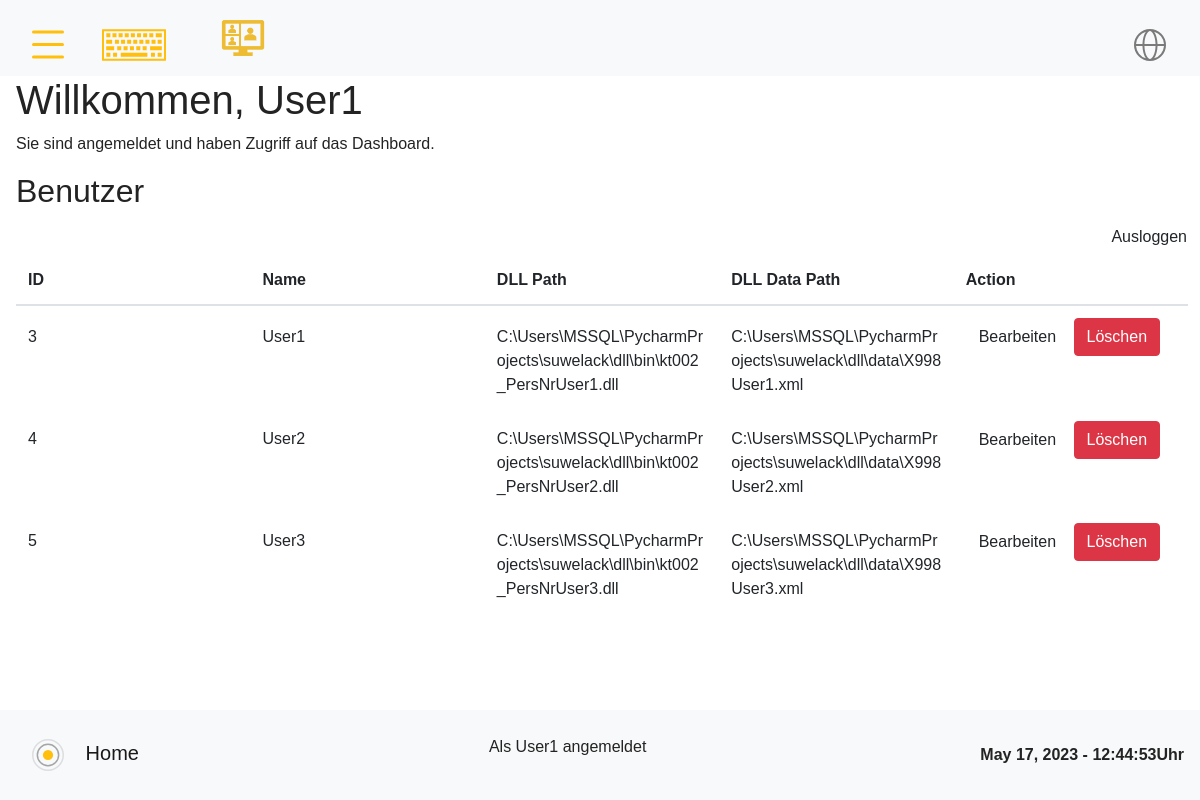
The page /dashboard (signed in) on the database its author committed.
### app.py (models this page shows)
class User(db.Model, UserMixin):
    id = db.Column(db.Integer, primary_key=True)
    username = db.Column(db.String(20), unique=True, nullable=False)
    password = db.Column(db.String(60), nullable=False)
    dll_path = db.Column(db.String(100))  # define the dll_path attribute
    dll_path_data = db.Column(db.String(100))

### app.py (the view)
@app.route('/dashboard')
@login_required
def dashboard():
    users = User.query.all()
    return render_template('dashboard.html', users=users, buttonValues=get_list("homeButtons"), sidebarItems=get_list("sidebarItems"))

### app.py (called while the page is built)
@login_manager.user_loader
def load_user(user_id):
    return User.query.get(int(user_id))

### templates/dashboard.html (shortened to what this page needs)
{% extends 'base.html' %}
{% block content %}
  <div class="ml-3">
    <h1>Willkommen, {{ current_user.username }}</h1>
    <p>Sie sind angemeldet und haben Zugriff auf das Dashboard.</p>
    <h2>Benutzer</h2>
    <a href="{{ url_for('logout') }}" class="btn" style="float: right;">Ausloggen</a>
    <table class="table">
      <thead>
        <tr>
          <th>ID</th>
          <th>Name</th>
          <th>DLL Path</th>
          <th>DLL Data Path</th>
          <th>Action</th>
        </tr>
      </thead>
      <tbody>
        {% for user in users %}
          <tr>
            <td>{{ user.id }}</td>
            <td>{{ user.username }}</td>
            <td>{{ user.dll_path }}</td>
            <td>{{ user.dll_path_data }}</td>
            <td>
              <a href="{{ url_for('edit_user', user_id=user.id) }}" class="btn">Bearbeiten</a>
              <button type="button" class="btn btn-danger" data-toggle="modal" data-target="#deleteModal{{ user.id }}">Löschen</button>
            </td>
          </tr>
        {% endfor %}
      </tbody>
    </table>
  </div>
{% endblock %}

### templates/base.html (shortened to what this page needs)
<!doctype html>
<html lang="en">
    <head>
        <link rel="stylesheet" href="https://stackpath.bootstrapcdn.com/bootstrap/4.3.1/css/bootstrap.min.css">
        <link rel="stylesheet" type="text/css" href="{{ url_for('static', filename='site.css')}}" />
        <link rel="stylesheet" type="text/css" href="{{ url_for('static', filename='keyboard.css')}}" />
    </head>
    <body>
        <div class= "navbar navbar-light bg-light topnav">
              <a class="navbar-brand" href="#">
                  <img onclick="openNav()" src="/static/images/Icons_Menü.svg" width="50" height="50" alt="">
              </a>
              <a class="navbar-brand open-keyboard"  onclick="focusMethod()" style="margin-left: 1.25rem; align-self: flex-start !important;" href="#">
                <img src="/static/images/Icons_Tastatur.svg" width="100" height="50"  alt="">
              </a>
              <a class="navbar-brand" href="#">
                <img onclick="window.location.href='{{"/index"}}'" src="/static/images/DLLUserManagement.png" width="50" height="50" alt="">
              </a>
              <a class="navbar-brand onlineicon" href="#">
                <img src="/static/images/Icons_Online.svg" width="50" height="50" alt="">
              </a>
          </div>
        {% block content%} {% endblock %}
    </body>
    <footer>
        <nav class="navbar fixed-bottom navbar-light bg-light" style="z-index: 1;">
        <a class="navbar-brand" href="{{ url_for('home', username=username) }}"><img src="/static/images/Icons_Kartenscan.svg" width="64" height="64" alt="">
            {{  _('Home')}}
        </a>
        {% if current_user.username %}
            <p>Als {{ current_user.username }} angemeldet</p>
        {% else %}
            <p>Nicht eingeloggt</p>
        {% endif %}
        <strong id="date-time"></strong>
      </nav>
    </footer>
</html>

### static/site.css (style rules this page uses)
body, html { margin: 0; padding: 0; height: 100%; width: 100%; font-family: 'SF Pro', sans-serif; color: #232323; }
.topnav { justify-content: flex-start; }
.onlineicon { margin-left: auto; }
table { display: flex; flex-flow: column; height: 80%; width: 99%; }
table thead { flex: 0 0 auto; width: calc(99% - 0.9em); }
table tbody { flex: 1 1 auto; display: block; }
table thead, table tbody tr { display: table; table-layout: fixed; width: 99%; }
.table td, .table th { vertical-align: baseline; border-top: 0rem solid #dee2e6; word-wrap: break-word; }

### rows shown on the page
User: username "User1", id "3", dll_path "C:\\Users\\MSSQL\\PycharmProjects\\suwelack\\dll\\bin\\kt002_PersNrUser1.dll", dll_path_data "C:\\Users\\MSSQL\\PycharmProjects\\suwelack\\dll\\data\\X998User1.xml"
User: id "4", username "User2", dll_path "C:\\Users\\MSSQL\\PycharmProjects\\suwelack\\dll\\bin\\kt002_PersNrUser2.dll", dll_path_data "C:\\Users\\MSSQL\\PycharmProjects\\suwelack\\dll\\data\\X998User2.xml"
User: id "5", username "User3", dll_path "C:\\Users\\MSSQL\\PycharmProjects\\suwelack\\dll\\bin\\kt002_PersNrUser3.dll", dll_path_data "C:\\Users\\MSSQL\\PycharmProjects\\suwelack\\dll\\data\\X998User3.xml"
